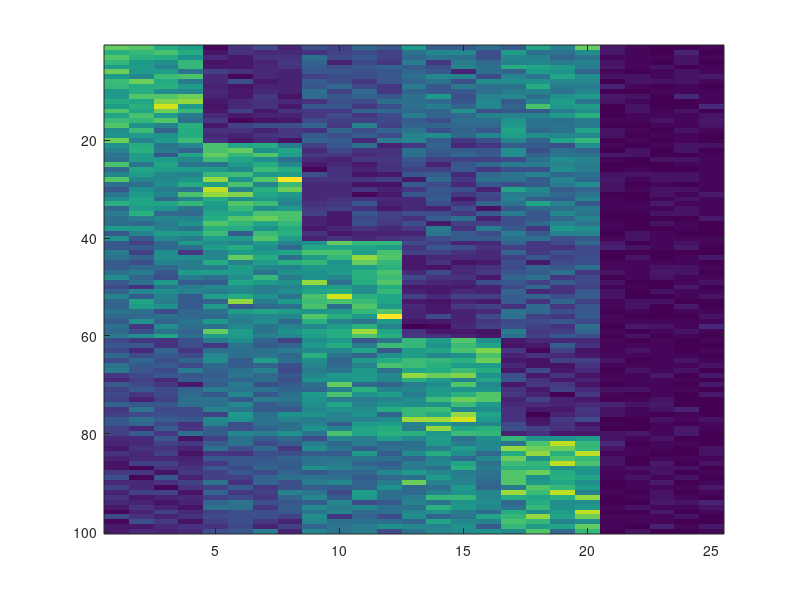

This chart was generated by the following MATLAB code: (Note: this script raises an error after producing the figure.)
%%(RSS, 17/4/13)
%%Script to generate synthetic counts data
%% - hardwired for 100 items, in 5 equal sized clusters
%%
%%----------------------------------------------------------------------
%% DEFINE USEFUL VALUES ------------------------------------------------
%%----------------------------------------------------------------------
nClusters        = 5;
nItemsPerCluster = 20;
nDataItems       = nClusters * nItemsPerCluster;
nSignalFeatures  = 20;
nNoiseFeatures   = 5;
nFeatures        = nSignalFeatures + nNoiseFeatures;
outputPath       = '~/MatlabCode/MDI/Data/';
%%----------------------------------------------------------------------
%% MEAN MATRIC FOR SYNTHETIC DATA --------------------------------------
%%----------------------------------------------------------------------
working      = ceil(nClusters*(1:nSignalFeatures)/nSignalFeatures);
signalMeans  = [];
for i=1:nClusters
  shiftVal    = i*round(nSignalFeatures/nClusters);
  for j=1:nItemsPerCluster
    signalMeans = [signalMeans; circshift(working, [0, shiftVal])];
  end
end
meanMatrix  = ones(nDataItems, nFeatures);
%%REPLACE NOISE WITH SIGNAL FOR THE RELEVANT FEATURES
meanMatrix(:, 1:nSignalFeatures) = 5*signalMeans;
imagesc(meanMatrix)
%%----------------------------------------------------------------------
%% CONSTRUCT ITEM, FEATURE NAMES ---------------------------------------
%%----------------------------------------------------------------------
itemNames    = cell(1, nDataItems);
featureNames = cell(1, nFeatures);
for i=1:nDataItems
  itemNames{i} = ['DataItem', num2str(i)];
end
for i=1:nSignalFeatures
  featureNames{i} = ['SignalFeature', num2str(i)];
end
for i=1:nNoiseFeatures
  featureNames{i+nSignalFeatures} = ['NoiseFeature', num2str(i)];
end
%%----------------------------------------------------------------------
%% WRITE DATA SETS OUT TO FILE -----------------------------------------
%%----------------------------------------------------------------------
for k=1:2
  outputFile = [outputPath, 'PoissonTestData', num2str(k),'.csv'];
  %%GENERATE DATA REALISATION
  outputData = poissrnd(meanMatrix);
  imagesc(outputData)
  %%WRITE HEADER TO FILE
  outputString = '';
  for i=1:nFeatures, outputString = [outputString, ', ', featureNames{i}, '_D', num2str(k)];, end
  outputString = [outputString, '\n'];
  fid = fopen(outputFile, 'wt');
  fprintf(fid, outputString); 
  %%WRITE EACH LINE OUT TO FILE
  for i=1:nDataItems
    outputString = itemNames{i};
    for j=1:nFeatures
      outputString = [outputString, ', ', num2str(outputData(i,j))];
    end
    outputString = [outputString, '\n'];
    fprintf(fid, outputString); 
  end
  fclose(fid);
end


%%*****************************************************************************
%%*** END OF THE SCRIPT *******************************************************
%%*****************************************************************************
%%----------------------------------------------------------------------
%% ----------------------------------------
%%----------------------------------------------------------------------

